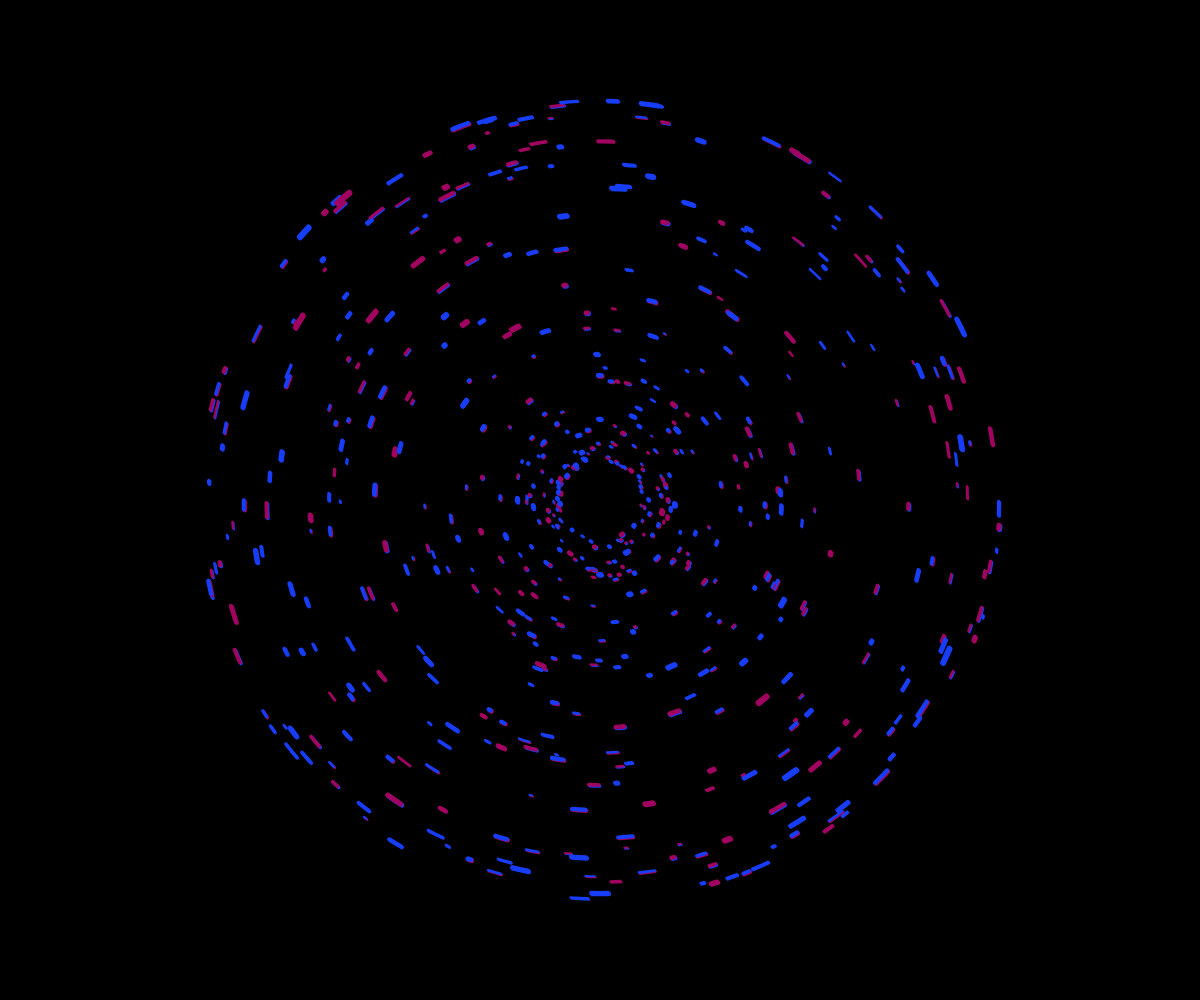
Frame 1 (no input)
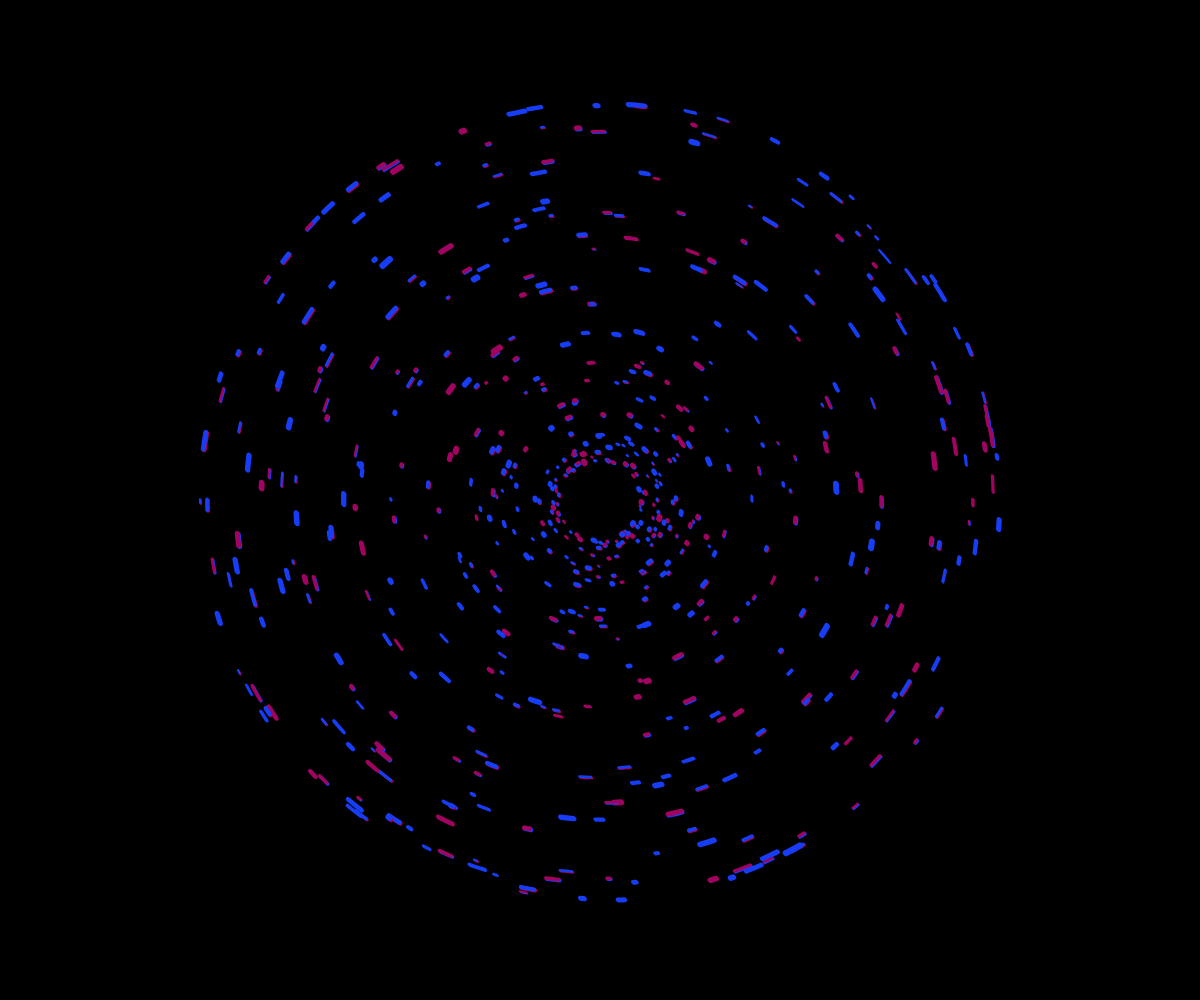
Frame 60 (no input)
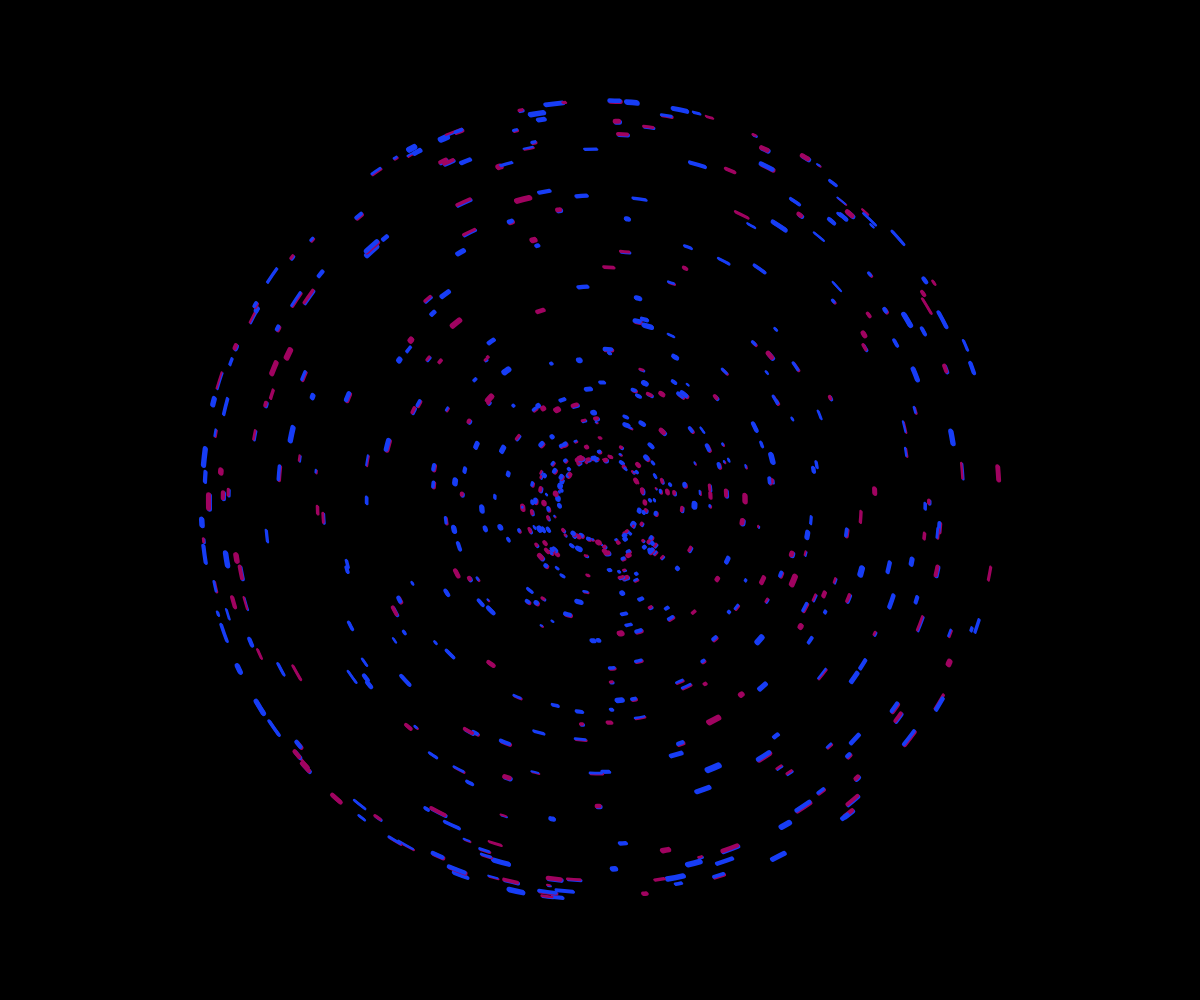
Frame 120 (the mouse pressed at the canvas centre since frame 60)

The p5.js sketch that drew these frames (run headless with seeded random() and noise() and a simulated clock; from frame 60 on, the mouse is pressed at the canvas centre):

// p5.js sketch
// ── sketch.js

let seed, mySize;
let angle_c;
let colors = [];

let colors1 = "173df6-a00360".split("-").map((a) => "#" + a);
let colors3 = "82d362-5967ca".split("-").map((a) => "#" + a);
let colors4 = "8c75ff-2788f5".split("-").map((a) => "#" + a);
let colors7 = "1b1b1b-f3f3f3".split("-").map((a) => "#" + a);
var color_setup;

function setup() {
	
	mySize = min(windowWidth, windowHeight);
	createCanvas(windowWidth, windowHeight);
	seed = int(random(1000));
	colorMode(HSB, 450, 250, 100, 250);
	background(0, 0, 95, 100);
	color_setup = random([colors1, colors3, colors4,colors7]);
	angle_c = 5;
}

function draw() {
  background(0)
	randomSeed(seed);
   
	translate(width / 2, height / 2);
	rotate(angle_c);
	colors[0] = random(color_setup);
	colors[1] = random(color_setup);
	colors[2] = random(color_setup);
	colors[3] = random(color_setup);
	colors[4] = random(color_setup);
	circleForm(0, 0, mySize / 5 * 4);
	angle_c += TAU / 3600;
}

function circleForm(x, y, d) {

	let branch = int(random(500, 1000));
	let ang = TAU / branch;
	let angles = [];
	for (let i = 0; i < branch; i++) {
		angles.push(ang * (i + iteration(0.1, 0.25)));
	}
	for (let i = 0; i < branch; i++) {
		let ang1 = angles[i];
		let ang2 = angles[(i + int(random(6))) % angles.length];
		let dd = d * iteration(0.1, 1);
		noFill();
		drawingContext.shadowColor = random(colors);
		drawingContext.shadowOffsetX = 1;
		drawingContext.shadowOffsetY = 1;
		drawingContext.shadowBlur = 0;
		stroke(random(colors));

		strokeWeight(random(2,5));
		arc(x, y, dd, dd, ang1, ang2);
	}

}

function iteration(s, e) {
	let t = random(10, 100);
	let v = random(0.01, 0.05);
	return map(sin(t + frameCount * v), -1, 1, s, e);
  
}
